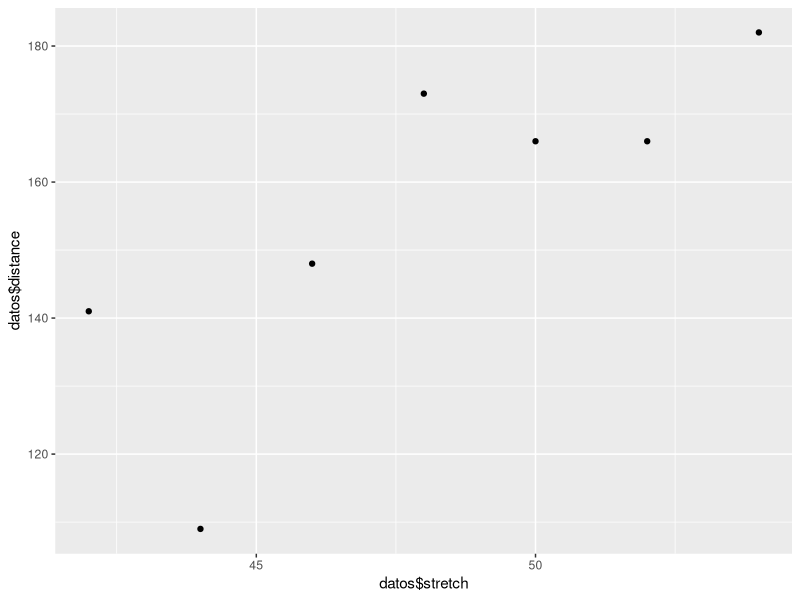
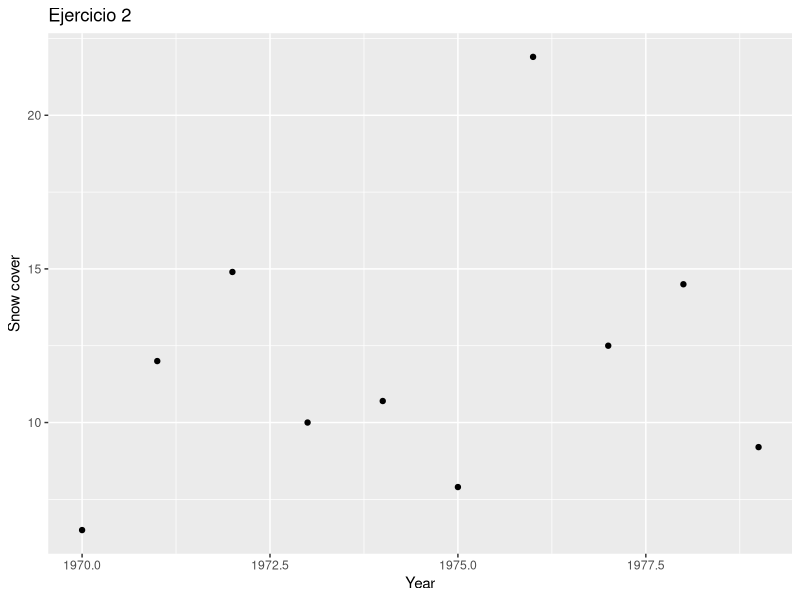
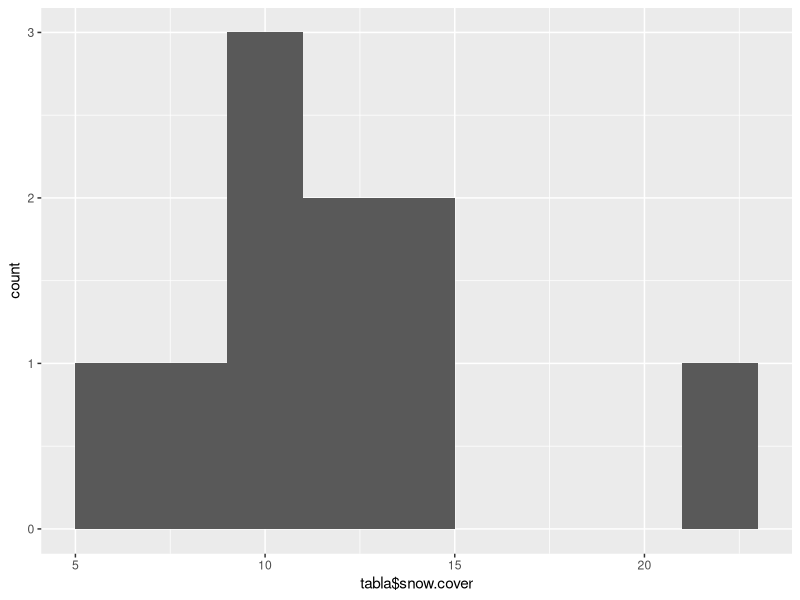
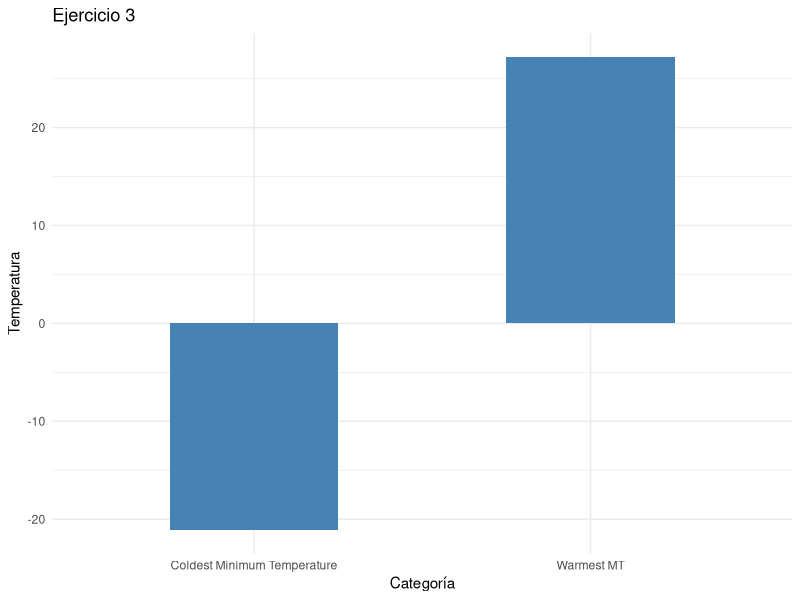

Recreate these plots in R, in order.
## ---- chunk 1
knitr::opts_chunk$set(echo = TRUE)
## ---- chunk 2

library("ggplot2")
stretch = c(46,54,48,50,44,42,52)
distance = c(148,182,173,166,109,141,166)
datos = data.frame(stretch,distance)

p = ggplot(datos, aes(x=datos$stretch, y=datos$distance))
p = p + geom_point()
p
## ---- chunk 3
year = 1970:1979
snow.cover = c(6.5,12.0,14.9,10.0,10.7,7.9,21.9,12.5,14.5,9.2)
tabla = data.frame(year,snow.cover)
p = ggplot(tabla, aes(x=tabla$year, y=tabla$snow.cover))
p = p + geom_point()
p = p + labs(title="Ejercicio 2", x="Year", y="Snow cover")
p
## ---- chunk 4
q = ggplot(tabla, aes(tabla$snow.cover)) + geom_histogram(binwidth=2)
q
## ---- chunk 5
FahrenheittoCelsius = function(c){
  return((c-32)*(5/9))
}
## ---- chunk 6
data = read.csv("weather_data_nyc_centralpark_2016.csv")
data$maximum.temerature = FahrenheittoCelsius(data$maximum.temerature)
data$minimum.temperature = FahrenheittoCelsius(data$minimum.temperature)
data$average.temperature = FahrenheittoCelsius(data$average.temperature)
## ---- chunk 7
df = data.frame(nombres=c("Warmest MT", "Coldest Minimum Temperature"), temp = c(max(data$minimum.temperature), min(data$minimum.temperature)))
head(df)
p = ggplot(data=df,aes(x=df$nombres, y=df$temp)) + geom_bar(stat="identity", fill = "steelblue",width = 0.5) + theme_minimal() + labs(title="Ejercicio 3", x="Categoría", y="Temperatura")
p
